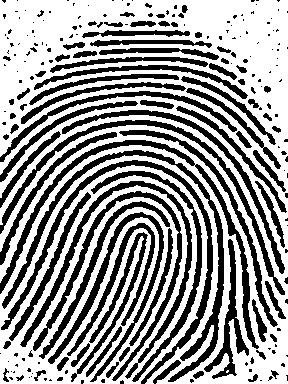
#> input picture step3/closing_gaussian_adaptive.bmp, 288 x 384 px; its folder holds only this picture in this run
$ python step4.py   (older library calls are emulated)
#> lines starting #> are read from the running program, lines starting #| are printed output that depends on the picture; after the words box and inside, x2 and y2 are one past the last pixel; in counts of white or black regions, pixels touching at a corner belong together
### utils.py
import math
import cv2
from os import listdir
from scipy import misc, ndimage, signal
import numpy as np
import matplotlib.pyplot as plt
import matplotlib.patches as patches
from skimage.draw import circle_perimeter, set_color
from skimage.color import rgb2gray, gray2rgb
from skimage.filters import median, gaussian, threshold_otsu, threshold_local, rank
from skimage.morphology import opening, closing, erosion, dilation, thin, skeletonize, medial_axis, binary_erosion, binary_dilation, square
from skimage.exposure import equalize_hist
from skimage.util import invert

MINUTIAE_RIDGE_NONE = 0
MINUTIAE_RIDGE_BIFURCATION = 1
MINUTIAE_RIDGE_ENDING = 2

def applyMean(image, selem):
    return rank.mean(image, selem)

def applyMedian(image, selem):
    return median(image, selem)

def applyGaussian(image):
    return gaussian(image)

def applyOpening(image, selem):
    return opening(image, selem)

def applyClosing(image, selem):
    return closing(image, selem)

def applyErosion(image, selem):
    return erosion(image, selem)

def applyDilation(image, selem):
    return dilation(image, selem)

# [5 lines left out: function applyCustomThreshold, not called in this run]

def applyOtsuThreshold(image):
    otsu = threshold_otsu(image)
    return applyCustomThreshold(image, otsu)

# [6 lines left out: function applyAdaptiveThreshold, not called in this run]

def applyThinning(image):
    inverted = invert(image / 255)
    return np.asarray(invert(thin(inverted)), dtype=int)

def applySkeletonization(image):
    inverted = invert(image / 255)
    return np.asarray(invert(skeletonize(inverted)), dtype=int)

def applyMedialAxis(image):
    inverted = invert(image / 255)
    return np.asarray(invert(medial_axis(inverted)), dtype=int)

def applyEqualization(image):
    return equalize_hist(image)

def openImageFile(filename):
#> called with filename = 'step3/closing_gaussian_adaptive.bmp'
    return np.array(rgb2gray(misc.imread(filename)))
#> returned value is the input picture: shape (384, 288); 59.9% white; 227 black regions (143 under 20 px), largest, box (x1, y1, x2, y2) and area: (2, 150, 224, 382) 3176, (1, 160, 213, 384) 2815, (0, 140, 259, 349) 2677

def saveImageFile(image, filename):
    misc.imsave(filename, image)

def saveHistogram(image, filename):
    plt.hist(image.ravel(), 256)
    plt.savefig(filename, bbox_inches='tight')

def populateFiles(dir):
    return [file.split('.')[0] for file in listdir(dir)]

def readImages(dir, files):
    images = dict()
    for file in files:
        images[file] = openImageFile(dir + '/' + file + '.bmp')
    return images

def applyNormalization(image):
    return (image - np.mean(image)) / np.std(image)

# [235 lines left out: functions applySegmentation, applyOrientation, getFrequency, applyFrequency, applyGaborFilter, checkMinutiae and 3 more, not called in this run]

### step4.py
from os import listdir
from skimage.morphology import disk, square
from utils import populateFiles, readImages, saveImageFile, applySkeletonization, applyThinning, applyMedialAxis

# Let's apply median, gaussian and mean
# all of the morphed images

sourceDir = 'step3'
destDir = 'step4'

# get morphed images
files = populateFiles(sourceDir)

# read each file and populate a dictionary
images = readImages(sourceDir, files)
#> images = 1 item

# iterate over dictionary and apply thresholds
for name, image in images.items():
    skelImage = applySkeletonization(image)
    saveImageFile(skelImage, destDir + '/' + name + '_skel.bmp')
    thinImage = applyThinning(image)
    saveImageFile(thinImage, destDir + '/' + name + '_thin.bmp')
    medialImage = applyMedialAxis(image)
    saveImageFile(medialImage, destDir + '/' + name + '_medial.bmp')
#> this loop made 1 pass
#> name on pass 1: 'closing_gaussian_adaptive'
#> pass 1, `skelImage = applySkeletonization(image)`:
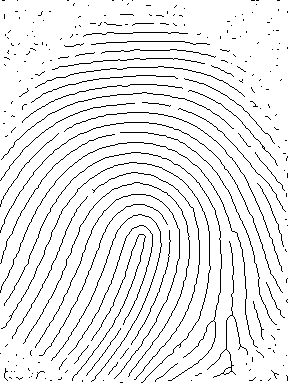
#> skelImage: shape (384, 288) int64; values 0 (black) and 1 (white), 92.9% white; black in thin lines or dots
#> pass 1, `thinImage = applyThinning(image)`:
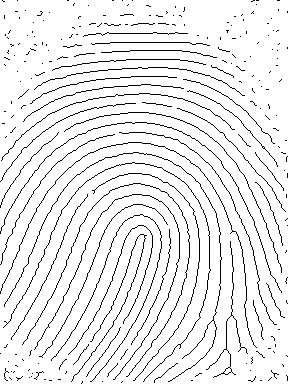
#> thinImage: shape (384, 288) int64; values 0 (black) and 1 (white), 92.8% white; black in thin lines or dots
#> after the loop:
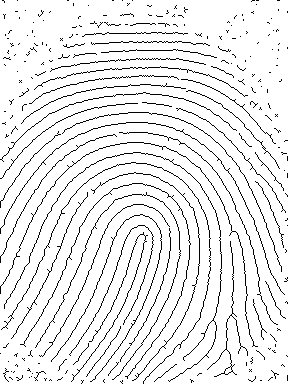
#> medialImage: shape (384, 288) int64; values 0 (black) and 1 (white), 92.4% white; black in thin lines or dots

$ run again, on step3/closing_mean_custom75.bmp
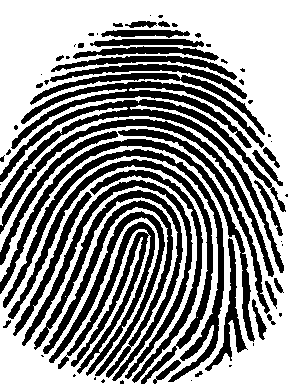
#> input picture step3/closing_mean_custom75.bmp, 288 x 384 px
#> in openImageFile, returned value is the input picture: shape (384, 288); 55.9% white; 71 black regions (31 under 20 px), largest, box (x1, y1, x2, y2) and area: (0, 99, 286, 273) 4761, (3, 149, 224, 382) 3615, (58, 222, 155, 376) 3595
#> images = 1 item
#> the loop `for name, image in images.items():` made 1 pass
#> name on pass 1: 'closing_mean_custom75'
#> pass 1, `thinImage = applyThinning(image)`:
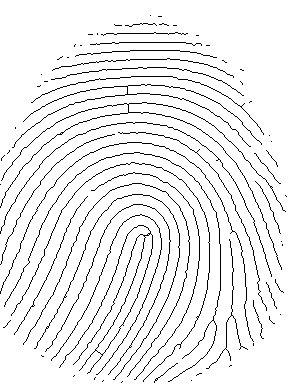
#> thinImage: shape (384, 288) int64; values 0 (black) and 1 (white), 93.4% white; black in thin lines or dots
#> after the loop `for name, image in images.items():`:
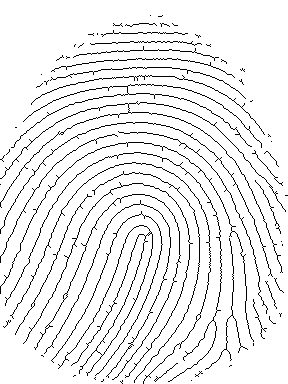
#> medialImage: shape (384, 288) int64; values 0 (black) and 1 (white), 92.9% white; black in thin lines or dots

$ run again, on step3/closing_gaussian_custom75.bmp
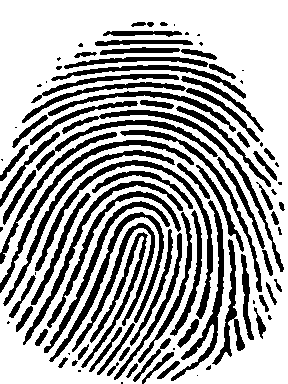
#> input picture step3/closing_gaussian_custom75.bmp, 288 x 384 px
#> in openImageFile, returned value is the input picture: shape (384, 288); 66.5% white; 103 black regions (28 under 20 px), largest, box (x1, y1, x2, y2) and area: (35, 160, 213, 319) 1877, (49, 212, 164, 362) 1579, (62, 110, 284, 272) 1492
#> images = 1 item
#> the loop `for name, image in images.items():` made 1 pass
#> name on pass 1: 'closing_gaussian_custom75'
#> pass 1, `skelImage = applySkeletonization(image)`:
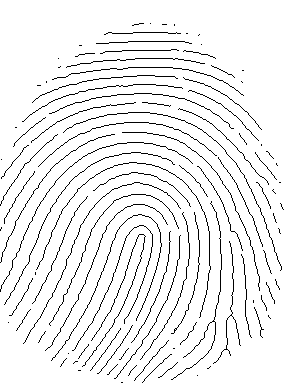
#> skelImage: shape (384, 288) int64; values 0 (black) and 1 (white), 93.8% white; black in thin lines or dots
#> after the loop `for name, image in images.items():`:
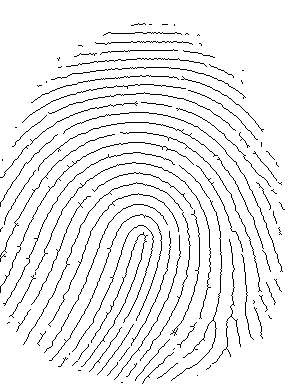
#> medialImage: shape (384, 288) int64; values 0 (black) and 1 (white), 93.5% white; black in thin lines or dots
